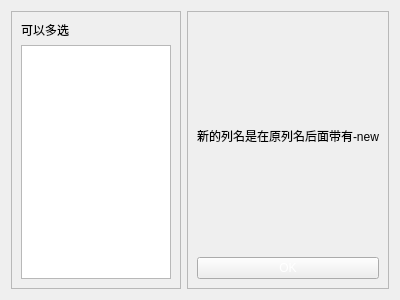
<?xml version="1.0" encoding="UTF-8"?>
<ui version="4.0">
    <class>Form</class>
    <widget class="QWidget" name="Form">
        <property name="geometry">
            <rect>
                <x>0</x>
                <y>0</y>
                <width>400</width>
                <height>300</height>
            </rect>
        </property>
        <property name="windowTitle">
            <string>复制列</string>
        </property>
        <layout class="QHBoxLayout" name="horizontalLayout">
            <item>
                <widget class="QFrame" name="frame">
                    <property name="frameShape">
                        <enum>QFrame::StyledPanel</enum>
                    </property>
                    <property name="frameShadow">
                        <enum>QFrame::Raised</enum>
                    </property>
                    <layout class="QVBoxLayout" name="verticalLayout_2">
                        <item>
                            <widget class="QLabel" name="label">
                                <property name="text">
                                    <string>可以多选</string>
                                </property>
                            </widget>
                        </item>
                        <item>
                            <widget class="QListWidget" name="listWidget">
                                <property name="selectionMode">
                                    <enum>QAbstractItemView::ExtendedSelection</enum>
                                </property>
                            </widget>
                        </item>
                    </layout>
                </widget>
            </item>
            <item>
                <widget class="QFrame" name="frame_2">
                    <property name="frameShape">
                        <enum>QFrame::StyledPanel</enum>
                    </property>
                    <property name="frameShadow">
                        <enum>QFrame::Raised</enum>
                    </property>
                    <layout class="QVBoxLayout" name="verticalLayout">
                        <item>
                            <widget class="QLabel" name="label_2">
                                <property name="text">
                                    <string>新的列名是在原列名后面带有-new</string>
                                </property>
                            </widget>
                        </item>
                        <item>
                            <widget class="QPushButton" name="pushButton">
                                <property name="styleSheet">
                                    <string notr="true">color: rgb(255, 255, 255); background-color: rgb(28, 177,
                                        245);
                                    </string>
                                </property>
                                <property name="text">
                                    <string>OK</string>
                                </property>
                            </widget>
                        </item>
                    </layout>
                </widget>
            </item>
        </layout>
    </widget>
    <resources/>
    <connections/>
</ui>
